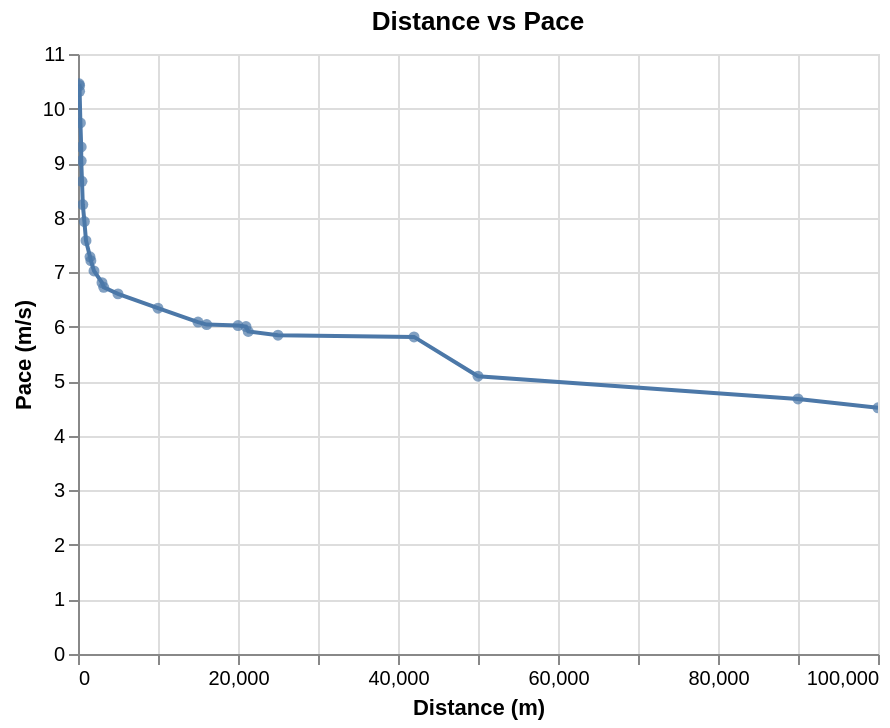

Notebook code cell kept with this figure:
### Code cell
line = (alt.Chart(mens_running_all_dedup_nondecreasing)
  .mark_line()
  .encode(x=alt.X("distance:Q"), 
          y=alt.Y("pace:Q")
         )
  .properties(
      title='Distance vs Pace'
  )
)

circle = (alt.Chart(mens_running_all_dedup_nondecreasing)
  .mark_circle()
  .encode(x=alt.X("distance:Q"), 
          y=alt.Y("pace:Q"),
          tooltip=["Event", "Athlete", "Perf"]
         )
  .properties(
      title='Distance vs Pace'
  ).interactive()
)

line.encoding.x.title = 'Distance (m)'
line.encoding.y.title = 'Pace (m/s)'

line + circle

### Figure 1 — Vega-Lite specification as saved in the notebook (floating-point values rounded to 4 significant figures)
{"$schema": "https://vega.github.io/schema/vega-lite/v2.6.0.json", "config": {"view": {"height": 300, "width": 400}}, "datasets": {"data-79ac8f29d702e18a663627210418b5b9": [{"Athlete": "Usain Bolt", "Ctry.": "GBR", "Date": "17 May 2009", "Event": "150 m straight", "Location": "Manchester", "Meeting": "Manchester City Games", "N": null, "Nat.": "JAM", "P": null, "Perf": "14.35", "R": "[90]", "V": null, "W": "+1.1", "distance": 150, "logdistance": 2.176, "logpace": 1.019, "logtime": -0.6213, "pace": 10.45, "seconds": 14.35, "time": 0.2392}, {"Athlete": "Usain Bolt", "Ctry.": "GER", "Date": "20 Aug 2009", "Event": "200 m", "Location": "Berlin", "Meeting": "World Championships", "N": null, "Nat.": "JAM", "P": "P", "Perf": "19.19", "R": "[5]", "V": "", "W": "−0.3", "distance": 200, "logdistance": 2.301, "logpace": 1.018, "logtime": -0.4951, "pace": 10.42, "seconds": 19.19, "time": 0.3198}, {"Athlete": "Tommie Smith", "Ctry.": "USA", "Date": "7 May 1966", "Event": "220 y (straight)", "Location": "San Jose", "Meeting": "Video on YouTube", "N": "h", "Nat.": "USA", "P": null, "Perf": "19.50", "R": "[93]", "V": null, "W": "+1.9", "distance": 201.2, "logdistance": 2.304, "logpace": 1.014, "logtime": -0.4881, "pace": 10.32, "seconds": 19.5, "time": 0.325}, {"Athlete": "Wayde van Niekerk", "Ctry.": "CZE", "Date": "28 Jun 2017", "Event": "300 m", "Location": "Ostrava", "Meeting": "Golden Spike Ostrava", "N": null, "Nat.": "RSA", "P": null, "Perf": "30.81", "R": "[95]", "V": null, "W": null, "distance": 300, "logdistance": 2.477, "logpace": 0.9884, "logtime": -0.2895, "pace": 9.737, "seconds": 30.81, "time": 0.5135}, {"Athlete": "Wayde van Niekerk", "Ctry.": "BRA", "Date": "14 Aug 2016", "Event": "400 m", "Location": "Rio de Janeiro", "Meeting": "Olympic Games", "N": null, "Nat.": "RSA", "P": "P", "Perf": "43.03", "R": "[6]", "V": "", "W": null, "distance": 400, "logdistance": 2.602, "logpace": 0.9683, "logtime": -0.1444, "pace": 9.296, "seconds": 43.03, "time": 0.7172}, {"Athlete": "John Smith", "Ctry.": "USA", "Date": "26 Jun 1971", "Event": "440 y", "Location": "Eugene", "Meeting": "USA Championships", "N": null, "Nat.": "USA", "P": null, "Perf": "44.50", "R": "[96][97][98]", "V": null, "W": null, "distance": 402.3, "logdistance": 2.605, "logpace": 0.9562, "logtime": -0.1298, "pace": 9.041, "seconds": 44.5, "time": 0.7417}, {"Athlete": "David Rudisha", "Ctry.": "GBR", "Date": "10 Sep 2016", "Event": "500 m", "Location": "Newcastle", "Meeting": "Great North CityGames", "N": "[af]", "Nat.": "KEN", "P": null, "Perf": "57.69", "R": "[99]", "V": null, "W": null, "distance": 500, "logdistance": 2.699, "logpace": 0.9379, "logtime": -0.01705, "pace": 8.667, "seconds": 57.69, "time": 0.9615}, {"Athlete": "Johnny Gray", "Ctry.": "USA", "Date": "24 May 1986", "Event": "600 m", "Location": "Santa Monica", "Meeting": null, "N": null, "Nat.": "USA", "P": null, "Perf": "1:12.81", "R": null, "V": null, "W": null, "distance": 600, "logdistance": 2.778, "logpace": 0.916, "logtime": 0.08404, "pace": 8.241, "seconds": 72.81, "time": 1.214}, {"Athlete": "David Rudisha", "Ctry.": "GBR", "Date": "9 Aug 2012", "Event": "800 m", "Location": "London", "Meeting": "Olympic Games", "N": null, "Nat.": "KEN", "P": "P", "Perf": "1:40.91", "R": "[7]", "V": "", "W": null, "distance": 800, "logdistance": 2.903, "logpace": 0.8992, "logtime": 0.2258, "pace": 7.928, "seconds": 100.9, "time": 1.682}, {"Athlete": "Noah Ngeny", "Ctry.": "ITA", "Date": "5 Sep 1999", "Event": "1000 m", "Location": "Rieti", "Meeting": "Rieti Meeting", "N": null, "Nat.": "KEN", "P": "P", "Perf": "2:11.96", "R": null, "V": "", "W": null, "distance": 1000, "logdistance": 3, "logpace": 0.8796, "logtime": 0.3423, "pace": 7.578, "seconds": 132.0, "time": 2.199}, {"Athlete": "Hicham El Guerrouj", "Ctry.": "ITA", "Date": "14 Jul 1998", "Event": "1500 m", "Location": "Rome", "Meeting": "Golden Gala", "N": null, "Nat.": "MAR", "P": "P", "Perf": "3:26.00", "R": null, "V": "", "W": null, "distance": 1500, "logdistance": 3.176, "logpace": 0.8622, "logtime": 0.5357, "pace": 7.282, "seconds": 206, "time": 3.433}, {"Athlete": "Hicham El Guerrouj", "Ctry.": "ITA", "Date": "7 Jul 1999", "Event": "Mile", "Location": "Rome", "Meeting": "Golden Gala", "N": null, "Nat.": "MAR", "P": "P", "Perf": "3:43.13", "R": null, "V": "", "W": null, "distance": 1609, "logdistance": 3.207, "logpace": 0.858, "logtime": 0.5704, "pace": 7.211, "seconds": 223.1, "time": 3.719}, {"Athlete": "Hicham El Guerrouj", "Ctry.": "GER", "Date": "7 Sep 1999", "Event": "2000 m", "Location": "Berlin", "Meeting": "ISTAF", "N": null, "Nat.": "MAR", "P": null, "Perf": "4:44.79", "R": null, "V": "", "W": null, "distance": 2000, "logdistance": 3.301, "logpace": 0.8465, "logtime": 0.6764, "pace": 7.023, "seconds": 284.8, "time": 4.747}, {"Athlete": "Daniel Komen", "Ctry.": "ITA", "Date": "1 Sep 1996", "Event": "3000 m", "Location": "Rieti", "Meeting": "Rieti Meeting", "N": null, "Nat.": "KEN", "P": "P", "Perf": "7:20.67", "R": null, "V": "", "W": null, "distance": 3000, "logdistance": 3.477, "logpace": 0.833, "logtime": 0.866, "pace": 6.808, "seconds": 440.7, "time": 7.345}, {"Athlete": "Daniel Komen", "Ctry.": "BEL", "Date": "17 Jul 1997", "Event": "Two miles", "Location": "Hechtel-Eksel", "Meeting": null, "N": null, "Nat.": "KEN", "P": "P", "Perf": "7:58.61", "R": null, "V": null, "W": null, "distance": 3218, "logdistance": 3.508, "logpace": 0.8276, "logtime": 0.9018, "pace": 6.724, "seconds": 478.6, "time": 7.977}, {"Athlete": "Kenenisa Bekele", "Ctry.": "NED", "Date": "31 May 2004", "Event": "5000 m (track)", "Location": "Hengelo", "Meeting": "Fanny Blankers-Koen Games", "N": null, "Nat.": "ETH", "P": "P", "Perf": "12:37.35", "R": null, "V": "", "W": null, "distance": 5000, "logdistance": 3.699, "logpace": 0.8197, "logtime": 1.101, "pace": 6.602, "seconds": 757.4, "time": 12.62}, {"Athlete": "Kenenisa Bekele", "Ctry.": "BEL", "Date": "26 Aug 2005", "Event": "10,000 m (track)", "Location": "Brussels", "Meeting": "Memorial Van Damme", "N": null, "Nat.": "ETH", "P": "P", "Perf": "26:17.53", "R": null, "V": "", "W": null, "distance": 10000, "logdistance": 4, "logpace": 0.802, "logtime": 1.42, "pace": 6.339, "seconds": 1578.0, "time": 26.29}, {"Athlete": "Joshua Cheptegei", "Ctry.": "NED", "Date": "18 Nov 2018", "Event": "15 km (road)", "Location": "Nijmegen", "Meeting": "Zevenheuvelenloop", "N": null, "Nat.": "UGA", "P": null, "Perf": "41:05.00", "R": "[101]", "V": null, "W": null, "distance": 15000, "logdistance": 4.176, "logpace": 0.7843, "logtime": 1.614, "pace": 6.085, "seconds": 2465, "time": 41.08}, {"Athlete": "Haile Gebrselassie", "Ctry.": "NED", "Date": "4 Sep 2005", "Event": "10 miles (road)", "Location": "Tilburg", "Meeting": "Tilburg Ten Miles", "N": "[ah]", "Nat.": "ETH", "P": null, "Perf": "44:24.00", "R": null, "V": null, "W": null, "distance": 16090, "logdistance": 4.207, "logpace": 0.781, "logtime": 1.647, "pace": 6.04, "seconds": 2664, "time": 44.4}, {"Athlete": "Zersenay Tadese", "Ctry.": "POR", "Date": "21 Mar 2010", "Event": "20 km (road)", "Location": "Lisbon", "Meeting": "Lisbon Half Marathon", "N": "+", "Nat.": "ERI", "P": null, "Perf": "55:21.00", "R": "[102]", "V": null, "W": null, "distance": 20000, "logdistance": 4.301, "logpace": 0.7798, "logtime": 1.743, "pace": 6.022, "seconds": 3321, "time": 55.35}, {"Athlete": "Abraham Kiptum", "Ctry.": "ESP", "Date": "28 Oct 2018", "Event": "Half marathon", "Location": "Valencia", "Meeting": "Valencia Half Marathon", "N": null, "Nat.": "KEN", "P": "P", "Perf": "58:18.00", "R": "[13]", "V": "", "W": null, "distance": 21000, "logdistance": 4.322, "logpace": 0.7784, "logtime": 1.766, "pace": 6.003, "seconds": 3498, "time": 58.3}, {"Athlete": "Haile Gebrselassie", "Ctry.": "CZE", "Date": "27 Jun 2007", "Event": "One hour (track)", "Location": "Ostrava", "Meeting": "Golden Spike Ostrava", "N": null, "Nat.": "ETH", "P": "P", "Perf": "21,285 m", "R": "[14]", "V": "", "W": null, "distance": 21285, "logdistance": 4.328, "logpace": 0.7718, "logtime": 1.778, "pace": 5.912, "seconds": 3600, "time": 60}, {"Athlete": "Dennis Kipruto Kimetto", "Ctry.": "GER", "Date": "6 May 2012", "Event": "25 km (road)", "Location": "Berlin", "Meeting": "BIG 25", "N": null, "Nat.": "KEN", "P": null, "Perf": "1:11:18.00", "R": "[103][104]", "V": null, "W": null, "distance": 25000, "logdistance": 4.398, "logpace": 0.7667, "logtime": 1.853, "pace": 5.844, "seconds": 4278, "time": 71.3}, {"Athlete": "Eliud Kipchoge", "Ctry.": "ITA", "Date": "6 May 2017", "Event": "Marathon[b]", "Location": "Monza", "Meeting": "Autodromo Nazionale Monza", "N": "[c]", "Nat.": "KEN", "P": null, "Perf": "2:00:25", "R": "[18]", "V": "[1]", "W": null, "distance": 42000, "logdistance": 4.623, "logpace": 0.7644, "logtime": 2.081, "pace": 5.813, "seconds": 7225, "time": 120.4}, {"Athlete": "Thompson Magawana", "Ctry.": "RSA", "Date": "2 Apr 1988", "Event": "50 km (road)", "Location": "Cape Town", "Meeting": null, "N": "+", "Nat.": "RSA", "P": null, "Perf": "2:43:38", "R": "[108]", "V": null, "W": null, "distance": 50000, "logdistance": 4.699, "logpace": 0.7069, "logtime": 2.214, "pace": 5.093, "seconds": 9818, "time": 163.6}, {"Athlete": "Leonid Shvetsov", "Ctry.": "RSA", "Date": "2007", "Event": "90 km (road)", "Location": "Durban", "Meeting": "Comrades Marathon", "N": null, "Nat.": "RUS", "P": null, "Perf": "5:20:49.00", "R": null, "V": null, "W": null, "distance": 90000, "logdistance": 4.954, "logpace": 0.6698, "logtime": 2.506, "pace": 4.676, "seconds": 19249, "time": 320.8}, {"Athlete": "Nao Kazami", "Ctry.": "JPN", "Date": "24 Jun 2018", "Event": "100 km (road)", "Location": "Yūbetsu", "Meeting": "Lake Saroma Ultramarathon", "N": null, "Nat.": "JPN", "P": null, "Perf": "6:09:14.00", "R": "[19]", "V": null, "W": null, "distance": 100000, "logdistance": 5, "logpace": 0.6545, "logtime": 2.567, "pace": 4.514, "seconds": 22154, "time": 369.2}]}, "layer": [{"data": {"name": "data-79ac8f29d702e18a663627210418b5b9"}, "encoding": {"x": {"field": "distance", "title": "Distance (m)", "type": "quantitative"}, "y": {"field": "pace", "title": "Pace (m/s)", "type": "quantitative"}}, "mark": "line", "title": "Distance vs Pace"}, {"data": {"name": "data-79ac8f29d702e18a663627210418b5b9"}, "encoding": {"tooltip": [{"field": "Event", "type": "nominal"}, {"field": "Athlete", "type": "nominal"}, {"field": "Perf", "type": "nominal"}], "x": {"field": "distance", "type": "quantitative"}, "y": {"field": "pace", "type": "quantitative"}}, "mark": "circle", "selection": {"selector003": {"bind": "scales", "encodings": ["x", "y"], "type": "interval"}}, "title": "Distance vs Pace"}]}
